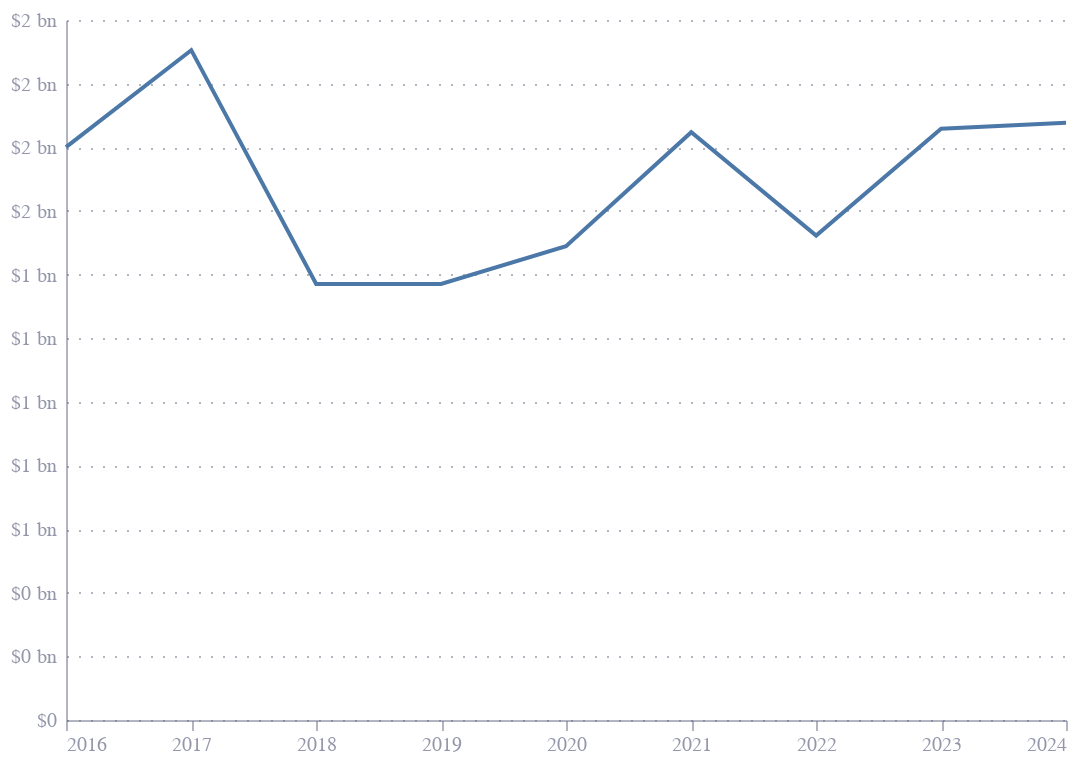

Write notebook code for a chart like this one.
### Markdown cell above
# In total

### Code cell
DEFLATE = True

df = pd.read_csv("us_total_washing_machine_imports_2016_2024.csv")
df = df[['period', 'partnerISO', 'partnerDesc', 'primaryValue', 'cmdDesc']]
df.columns = ['date', 'exporterISO', 'exporter', 'value', 'good']
df = df.groupby(['date', 'exporterISO', 'exporter'])['value'].sum().reset_index()
df['date'] = pd.to_datetime(df['date'], format='%Y')
df['value'] = df['value'].astype(float)/1e9

if DEFLATE:
    df = df.merge(us_cpi_df[['date', 'deflator']], on='date', how='left')
    df['value'] = df['value'] / df['deflator']

chart = alt.Chart(df).mark_line().encode(
    x=alt.X('date:T', title=''),
    y=alt.Y('value:Q', title='', axis=alt.Axis(
        format='$,.0f',
        labelExpr="datum.label + (datum.value > 0 ? ' bn' : '')",
        
        )),
).properties(
    width=500,
    height=350
)   

chart.save(f"charts/us_total_washing_machine_imports_2016_2024{'_deflated' if DEFLATE else ''}.json")
chart.save(f"charts/us_total_washing_machine_imports_2016_2024{'_deflated' if DEFLATE else ''}.png", scale_factor=3)
chart

### Figure 1 — Vega-Lite specification as saved in the notebook (floating-point values rounded to 4 significant figures)
{"config": {"font": "Circular Std", "mark": {"line": {"interpolate": "monotone"}}, "view": {"stroke": "transparent", "width": 400, "height": 300}, "range": {"category": ["#36B7B4", "#E6224B", "#F4C245", "#0063AF", "#00A767", "#179FDB", "#EB5C2E"], "diverging": ["#E6224B", "#E54753", "#C9C9C9", "#179FDB", "#122B39"], "heatmap": ["#C9C9C9", "#179FDB", "#0063AF", "#122B39"], "ordinal": ["#00A767", "#36B7B4", "#179FDB", "#0063AF", "#243B5A"]}, "axisX": {"domainColor": "#676A86", "domainOpacity": 0.5, "grid": false, "labelAngle": 0, "labelColor": "#676A86", "labelOpacity": 0.7, "orient": "bottom", "tickColor": "#676A86", "tickCount": 10, "tickOpacity": 0.5, "title": false, "titleAlign": "center", "titleAnchor": "middle", "titleColor": "#676A86", "titleFontSize": 12, "titleOpacity": 0.8, "titleY": -15}, "axisY": {"domainColor": "#676A86", "domainOpacity": 0.5, "gridColor": "#676A86", "gridDash": [1, 5], "gridOpacity": 0.5, "labelColor": "#676A86", "labelOpacity": 0.7, "labelPadding": 5, "tickColor": "#676A86", "tickCount": 8, "tickOpacity": 0.5, "ticks": false, "titleAlign": "left", "titleAngle": 0, "titleBaseline": "bottom", "titleColor": "#676A86", "titleFontSize": 12, "titleOpacity": 0.8, "titleX": 0, "titleY": -7}}, "data": {"name": "data-3ea27f43693284962a7e0a4677d4bd4f"}, "mark": {"type": "line"}, "encoding": {"x": {"field": "date", "title": "", "type": "temporal"}, "y": {"axis": {"format": "$,.0f", "labelExpr": "datum.label + (datum.value > 0 ? ' bn' : '')"}, "field": "value", "title": "", "type": "quantitative"}}, "height": 350, "width": 500, "$schema": "https://vega.github.io/schema/vega-lite/v5.20.1.json", "datasets": {"data-3ea27f43693284962a7e0a4677d4bd4f": [{"date": "2016-01-01T00:00:00", "exporterISO": "W00", "exporter": "World", "value": 1.801, "deflator": 0.9791}, {"date": "2017-01-01T00:00:00", "exporterISO": "W00", "exporter": "World", "value": 2.105, "deflator": 1.0}, {"date": "2018-01-01T00:00:00", "exporterISO": "W00", "exporter": "World", "value": 1.371, "deflator": 1.024}, {"date": "2019-01-01T00:00:00", "exporterISO": "W00", "exporter": "World", "value": 1.371, "deflator": 1.043}, {"date": "2020-01-01T00:00:00", "exporterISO": "W00", "exporter": "World", "value": 1.489, "deflator": 1.056}, {"date": "2021-01-01T00:00:00", "exporterISO": "W00", "exporter": "World", "value": 1.847, "deflator": 1.105}, {"date": "2022-01-01T00:00:00", "exporterISO": "W00", "exporter": "World", "value": 1.523, "deflator": 1.194}, {"date": "2023-01-01T00:00:00", "exporterISO": "W00", "exporter": "World", "value": 1.858, "deflator": 1.243}, {"date": "2024-01-01T00:00:00", "exporterISO": "W00", "exporter": "World", "value": 1.877, "deflator": 1.28}]}}
